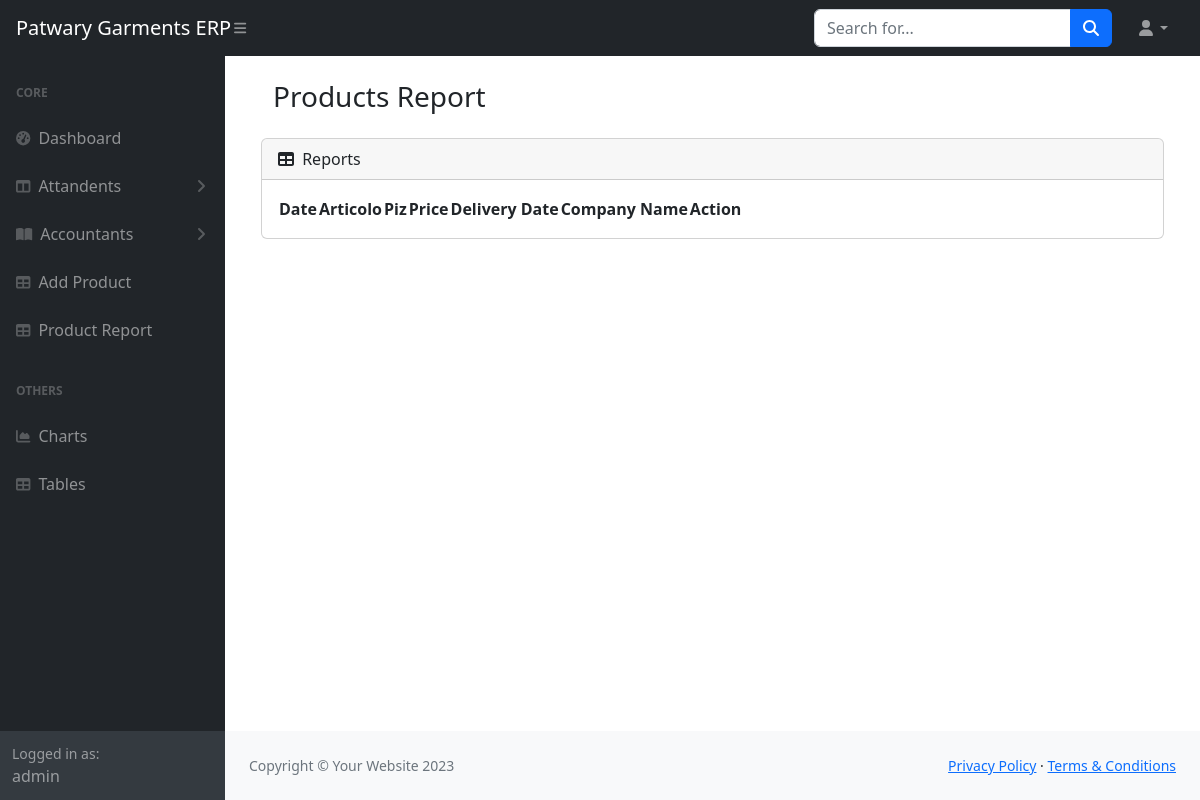
Page /product-report (signed in) on the earlier database version.
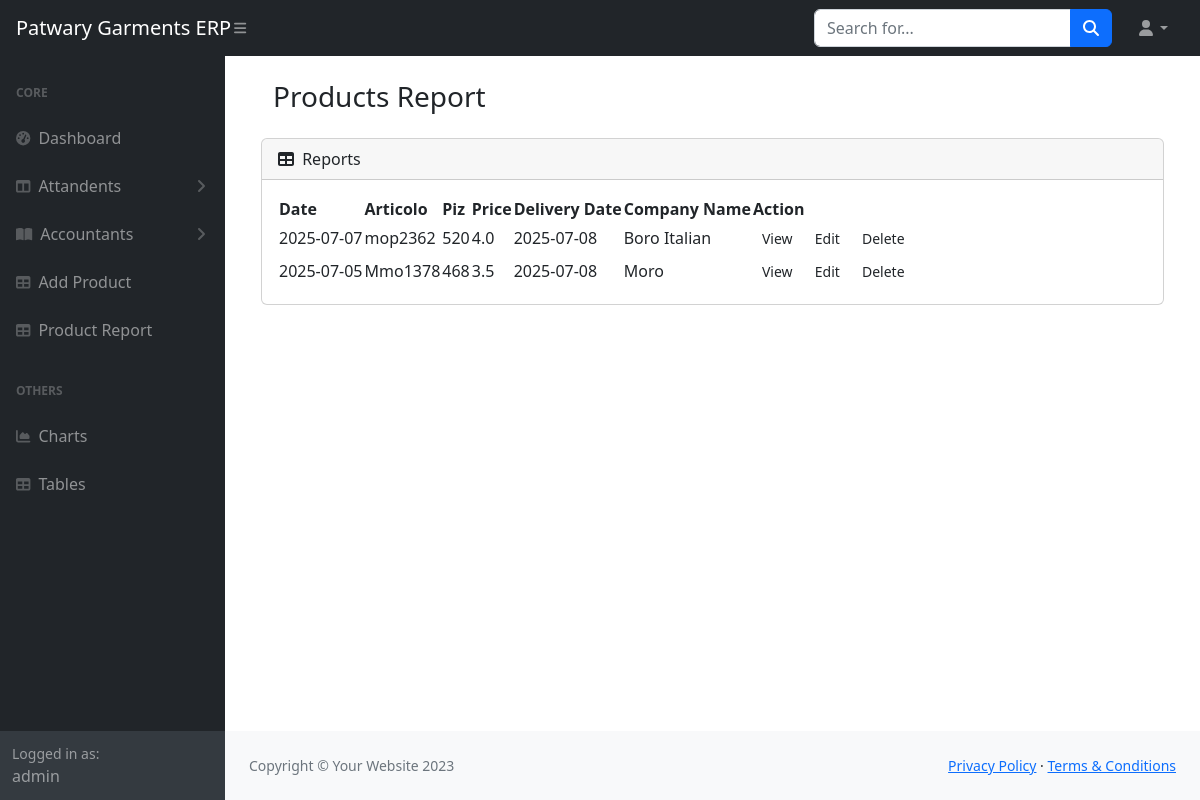
Same page on the later database version.
### core/models.py (models this page shows, shortened)
class Products(models.Model):
    date = models.CharField(max_length=250)
    art = models.CharField(max_length=250)
    piz = models.IntegerField()
    price = models.FloatField()
    delivery_date = models.CharField(max_length=250,null=True,blank=True)
    delivery_completed_date = models.CharField(max_length=250,null=True,blank=True)
    company_name =  models.ForeignKey(Companies,on_delete=models.CASCADE)
    status = models.CharField(max_length=250,null=True,blank=True)

class Companies(models.Model):
    name = models.CharField(max_length=300)
    address = models.CharField(max_length=300)
    phone_num= models.CharField(max_length=300)
    def __str__(self):
        return self.name

### core/views.py (the view)
# urls.py: path('product-report',productsReport,name="product_report")
def productsReport(request):
    if not request.user.is_authenticated:
        return redirect('signin')
    productsList = Products.objects.all()
    return render(request, 'core/product_report.html',locals())

### core/templates/core/product_report.html (shortened to what this page needs)
{% extends "base/base.html" %} {% load static %}  {% block body %}
<main>
  <div class="container">
    <div class="row justify-content-center p-4">
      <div class="row mb-3">
        <div class="col-12">
          <h3>Products Report</h3>
        </div>
      </div>
      <div class="col-12">
        <div class="card mb-4">
      <div class="card-header">
        <i class="fas fa-table me-1"></i>
        Reports
      </div>
      <div class="card-body">
        <table id="datatablesSimple">
          <thead>
            <tr>
              <th>Date</th>
              <th>Articolo</th>
              <th>Piz</th>
              <th>Price</th>
              <th>Delivery Date</th>
              <th>Company Name</th>
              <th>Action</th>
            </tr>
          </thead>
          <tbody>
            {% for product in productsList %}
            <tr>
              <td> {{product.date}} </td>
              <td>{{product.art}}</td>
              <td>{{product.piz}}</td>
              <td>{{product.price}}</td>
              <td>{{product.delivery_date}}</td>
              <td>{{product.company_name}}</td>
              <td>
                <a class="btn btn-sm" href="">View</a>
                <a class="btn btn-sm" href="">Edit</a>
                <a class="btn btn-sm" href="">Delete</a>
               </td>
            </tr>
            {% endfor %}
          </tbody>
        </table>
      </div>
    </div>
    </div>
  </div>
</main>
{% endblock body %}

Differences in the rows shown:
added Products: date "2025-07-07", art "mop2362", piz "520", price "4.0", delivery_date "2025-07-08", company_name "Boro Italian"
added Products: date "2025-07-05", art "Mmo1378", piz "468", price "3.5", delivery_date "2025-07-08", company_name "Moro"
